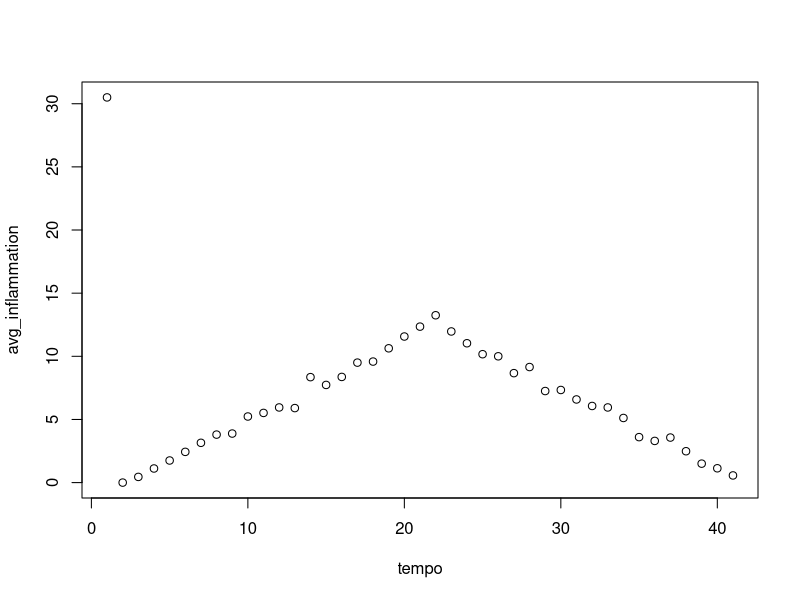
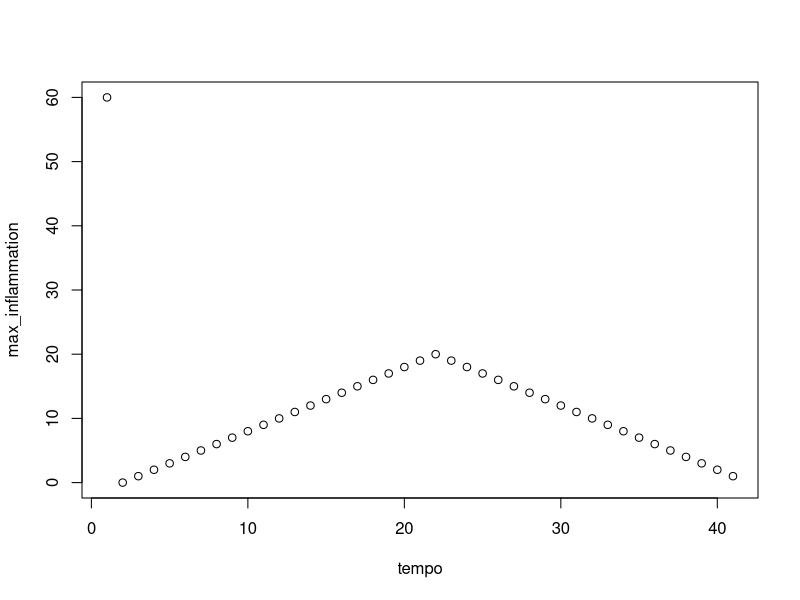
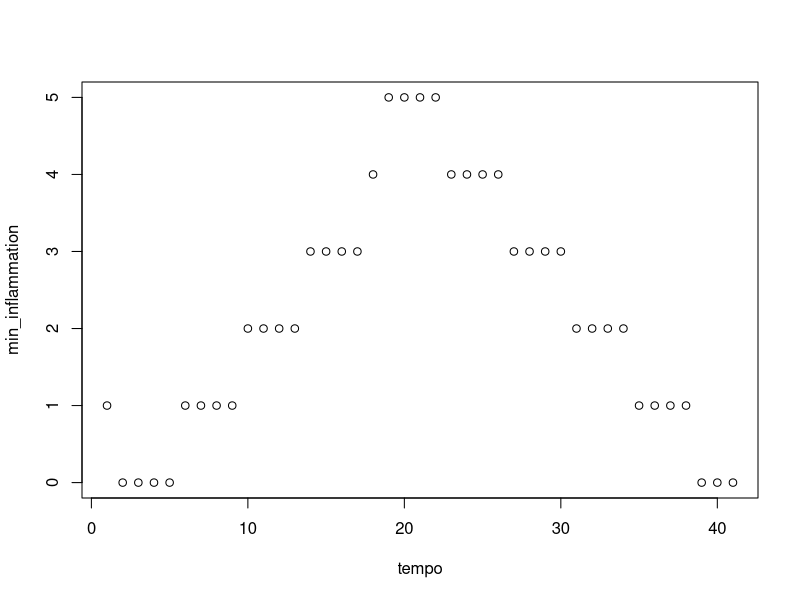
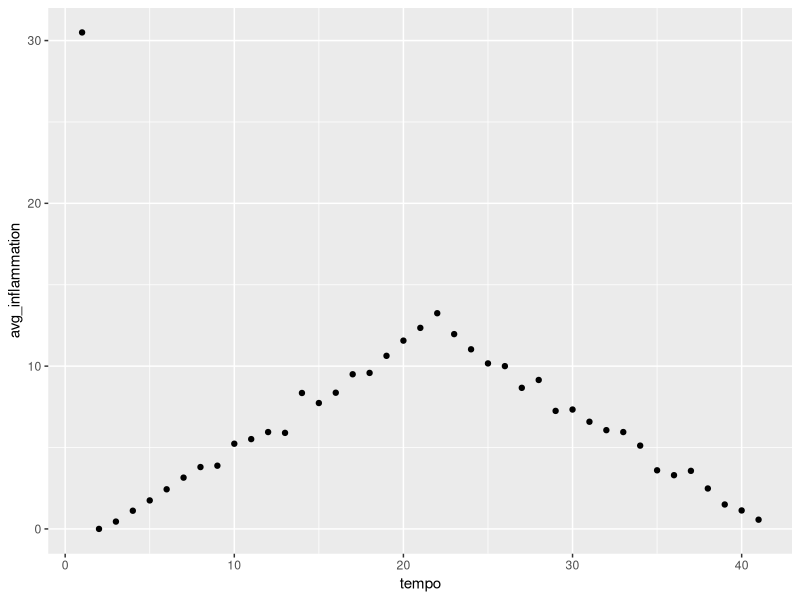

Write the R code that produced these figures, in order.
## ---- chunk 1
require('knitr')
opts_chunk$set(results='hide')
## ---- chunk 2
weight_kg <- 55
## ---- chunk 3
weight_kg
## ---- chunk 4
2.2 * weight_kg
## ---- chunk 5
paste('weight in pounds:', 2.2 * weight_kg)
## ---- chunk 6
weight_kg <- 57.5
paste('weight in kilograms is now:', weight_kg)
## ---- chunk 7
weight_lb <- 2.2 * weight_kg
paste('weight in kilograms:', weight_kg, 'and in pounds:', weight_lb)
## ---- chunk 8
weight_kg <- 100.0
paste('weight in kilograms is now:', weight_kg, 'and weight in pounds is still:', weight_lb)
## ---- chunk 9
mass <- 47.5
age  <- 122
mass <- mass * 2.0
age  <- age - 20
## ---- chunk 10
weights <- c(100)
weights <- append(weights, 80)
## ---- chunk 11
dat <- read.csv('data/inflammation-01.csv')
## ---- chunk 12
dat
## ---- chunk 13
class(dat)
str(dat)
## ---- chunk 14
dim(dat)
nrow(dat)
ncol(dat)
## ---- chunk 15
paste('first value in data:', dat[1,1])
paste('middle value in data:', dat[30,20])
## ---- chunk 16
dat[1:4, 1:10]
## ---- chunk 17
dat[5:10, 0:10]
## ---- chunk 18
dat[c(1:10, 20:30), c(1:10, 20:30)]
## ---- chunk 19
dat[seq(1, 12, 3), seq(1,20, 3)]
## ---- chunk 20
m <- matrix(nrow = 2, ncol = 2)
m
dim(m)
## ---- chunk 21
m <- matrix(1:6, nrow = 2, ncol = 3)
## ---- chunk 22
m      <- 1:10
dim(m) <- c(2, 5)
## ---- chunk 23
x <- 1:3
y <- 10:12
cbind(x, y)
rbind(x, y)
## ---- chunk 24
mdat <- matrix(c(1,2,3, 11,12,13), nrow = 2, ncol = 3, byrow = TRUE,
               dimnames = list(c("row1", "row2"),
                               c("C.1", "C.2", "C.3")))
mdat
## ---- chunk 25
datamatrix <- as.matrix(dat)
## ---- chunk 26
mean(datamatrix)
## ---- chunk 27
paste('maximum inflammation:', max(datamatrix))
paste('minimum inflammation:', min(datamatrix))
paste('standard deviation:', sd(datamatrix))
## ---- chunk 28
patient_1 <- dat[1, ] # first row, all of the columns
paste('maximum inflammation for patient 1:', max(patient_1))
## ---- chunk 29
paste('maximum inflammation for patient 2:', max(dat[2,]))
## ---- chunk 30
help(apply) #or ?apply
## ---- chunk 31
avg_inflammation = apply(dat, 2, mean)
## ---- chunk 32
min_inflammation = apply(dat, 2, min)
max_inflammation = apply(dat, 2, max)
## ---- chunk 33
tempo = c(1:40)
#or
tempo = c(1:ncol(dat))
## ---- chunk 34
d.summary = data.frame(tempo, avg_inflammation, min_inflammation, max_inflammation)
## ---- chunk 35
plot(tempo, avg_inflammation)
## ---- chunk 36
plot(tempo, max_inflammation)
plot(tempo, min_inflammation)
## ---- chunk 37
library(ggplot2)
ggplot(d.summary, aes(tempo, avg_inflammation)) + geom_point()
